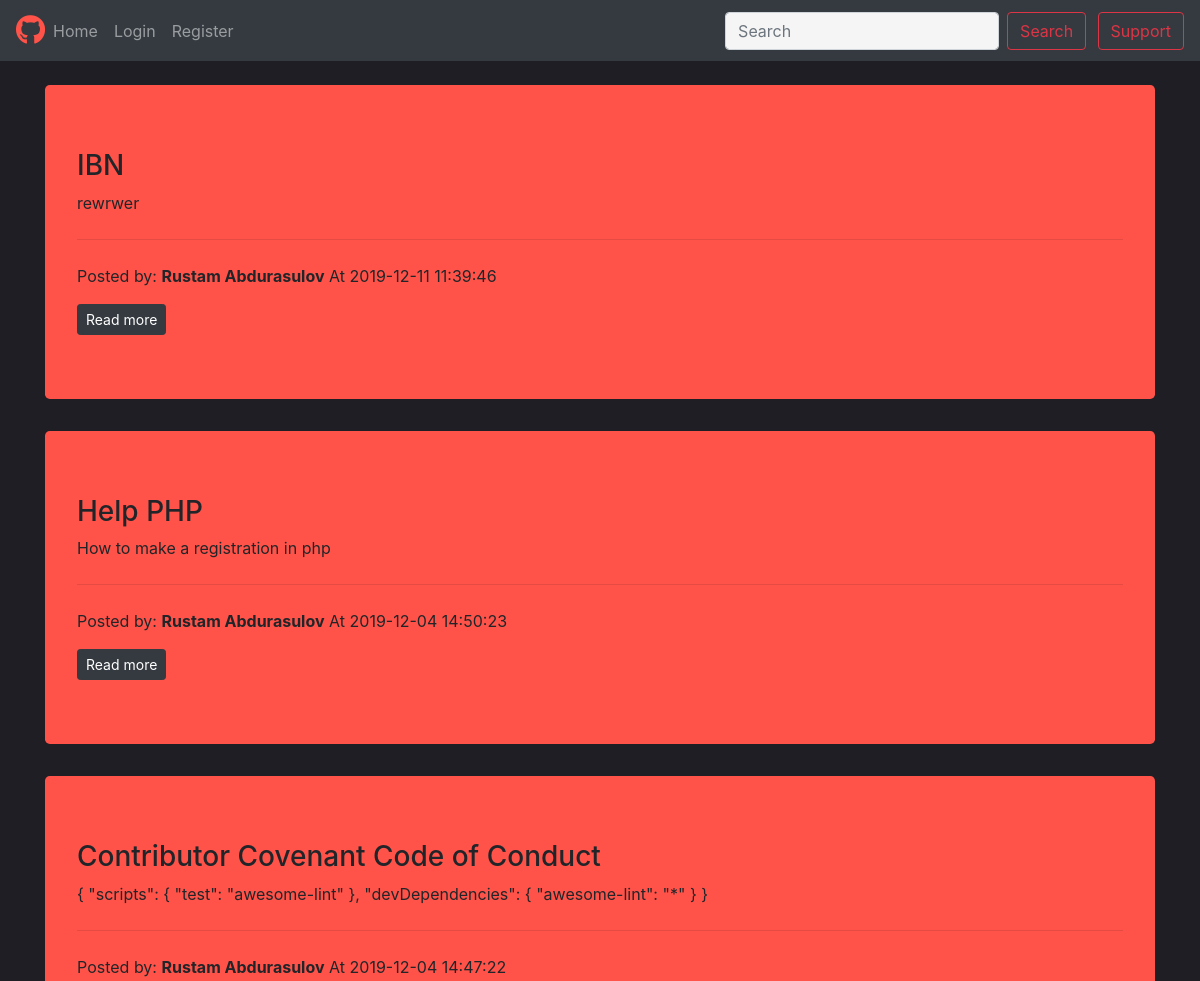
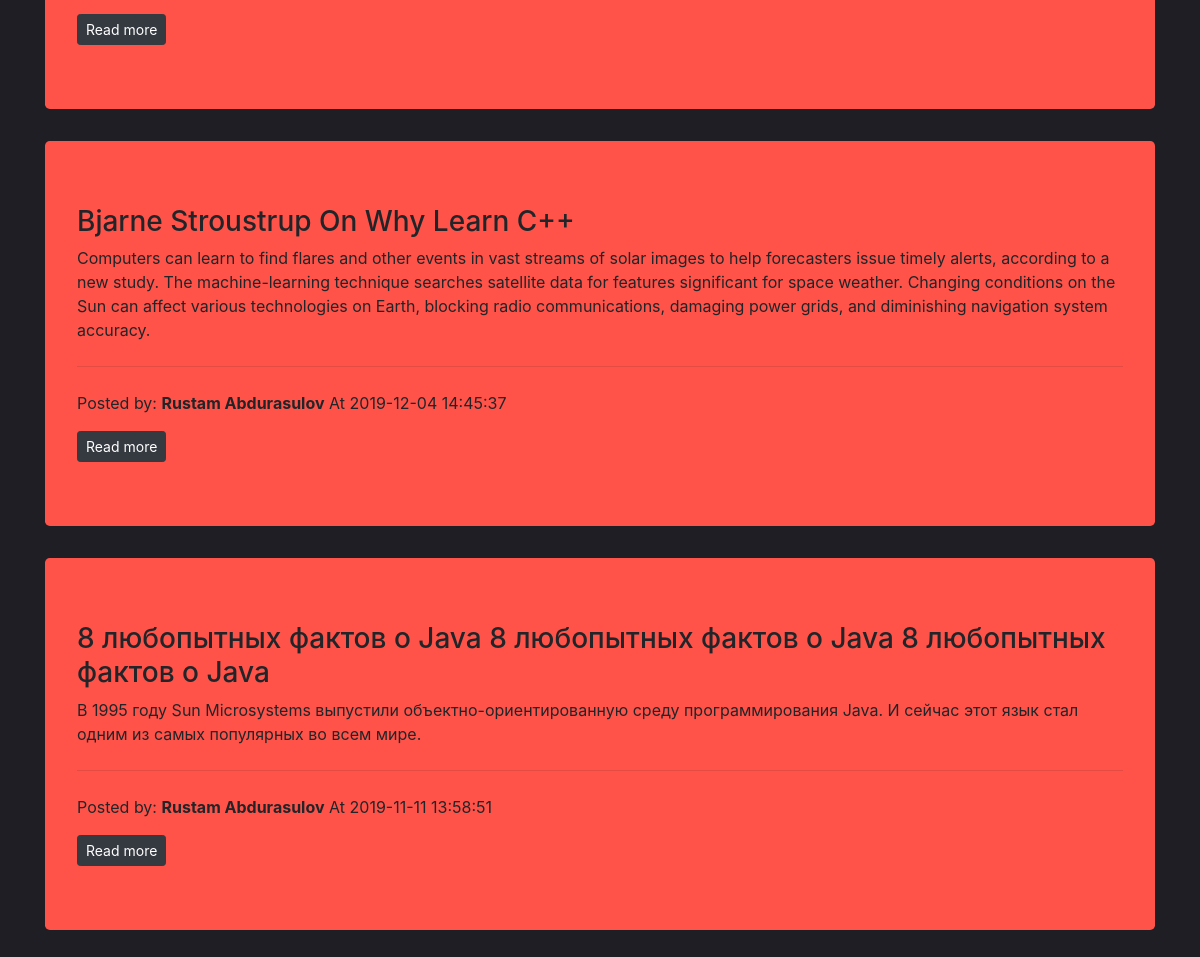
The page / on the database its author committed (2 pictures, top to bottom).
### tables this page shows
CREATE TABLE `blogs` (
  `id` int(11) NOT NULL,
  `user_id` int(11) NOT NULL,
  `title` text NOT NULL,
  `short_content` text NOT NULL,
  `content` text NOT NULL,
  `post_date` timestamp NOT NULL DEFAULT current_timestamp() ON UPDATE current_timestamp()
);

CREATE TABLE `users` (
  `id` int(11) NOT NULL,
  `email` varchar(200) NOT NULL,
  `password` varchar(40) NOT NULL,
  `full_name` varchar(200) NOT NULL,
  `ava` varchar(250) NOT NULL,
  `ava_type` varchar(20) NOT NULL
);

### core/db.php (called while the page is built, shortened)
<?php
	$connection = new PDO('mysql:host=localhost;dbname=final_project2','root','');
	function getAllBlogs(){
		global $connection;
		$query = $connection->prepare("
			SELECT b.id, b.user_id, b.title, b.short_content, b.post_date, u.full_name
			FROM blogs b
			LEFT OUTER JOIN users u ON u.id = b.user_id
			ORDER BY b.post_date DESC
		");
		$query->execute();
		$result = $query->fetchAll();
		return $result;
	}
?>

### index.php (the view, shortened to what this page needs)
<!DOCTYPE html>
<html>
	<head>
		<?php
			require_once "core/head.php";
		?>
	</head>
	<body style="background-color:#1E1E24";>
		<?php
			require_once "core/navbar.php";
		?>
		<div class="container mt-4">
			<?php
				$blogs = getAllBlogs();
				if($blogs!=null){
					foreach($blogs as $blog){
			?>
				<div class="jumbotron" style="background-color:#FF5349";>
				  <h3><?php echo htmlspecialchars($blog['title']);?></h3>
				  <p><?php echo htmlspecialchars($blog['short_content']);?></p>
				  <hr class="my-4">
				  <p>
				  	Posted by: <b><?php echo htmlspecialchars($blog['full_name']); ?></b>
				  	At <?php echo htmlspecialchars($blog['post_date']);?>
				  </p>
				  <a class="btn btn-dark btn-sm" href="readmore.php?id=<?php echo $blog['id'];?>" role="button">Read more</a>
				</div>
			<?php
					}
				}
			?>
		</div>
	</body>
</html>

### core/head.php (shortened to what this page needs)
<link rel="stylesheet" href="https://stackpath.bootstrapcdn.com/bootstrap/4.3.1/css/bootstrap.min.css">
            <link rel="stylesheet" href="https://use.fontawesome.com/releases/v5.11.2/css/all.css">

### core/navbar.php (shortened to what this page needs)
<?php
  if(isset($_SESSION['USER_SESSION'])){
?>
<nav class="navbar navbar-expand-lg navbar-dark  bg-dark">
  <a class="navbar-brand" href="index.php">
    <?php echo $_SESSION['USER_SESSION']['full_name'];?>
  </a>
  <button class="navbar-toggler" type="button" data-toggle="collapse" data-target="#navbarSupportedContent" aria-controls="navbarSupportedContent" aria-expanded="false" aria-label="Toggle navigation">
    <span class="navbar-toggler-icon"></span>
  </button>
  <div class="collapse navbar-collapse" id="navbarSupportedContent">
    <ul class="navbar-nav mr-auto">
      <li class="nav-item">
        <a class="nav-link" href="index.php">Home</a>
      </li>
      <li class="nav-item">
        <a class="nav-link" href="profile.php">Profile</a>
      </li>
      <li class="nav-item dropdown">
        <a class="nav-link dropdown-toggle" href="addblog.php" id="navbarDropdown" role="button" data-toggle="dropdown" aria-haspopup="true" aria-expanded="false">
         Add blog
        </a>
        <div class="dropdown-menu" aria-labelledby="navbarDropdown">
          <a class="dropdown-item" href="addblog.php">community
</a>
          <a class="dropdown-item" href="#">music</a>
          <div class="dropdown-divider"></div>
          <a class="dropdown-item" href="#">Something else here</a>
        </div>
      </li>
      <li class="nav-item">
        <a class="nav-link" href="logout.php">Logout</a>
      </li>
         <li class="nav-item">
        <a class="nav-link" href="contact.php">Contact  with us</a>
      </li>
    </ul>
    <?php
      $key = "";
      if(isset($_GET['key'])){
        $key = $_GET['key'];
      }
    ?>
    <form class="form-inline my-2 my-lg-0" action="search.php" method="get">
      <input   style="background-color:whitesmoke;" class="form-control mr-sm-2" type="search" placeholder="Search" aria-label="Search" name="key" value="<?php echo $key; ?>">
      <button class="btn btn-outline-danger my-2 my-sm-0" type="submit">Search</button>
    </form>
  </div>
</nav>
<?php
  }else{
?>
<nav class="navbar navbar-expand-lg navbar-dark bg-dark">
  <a style="color:#FF5349; font-size:30px;"  href="index.php"><i class="fab fa-github"></i></a>
  <div class="collapse navbar-collapse" id="navbarSupportedContent">
    <ul class="navbar-nav mr-auto">
      <li class="nav-item">
        <a class="nav-link" href="index.php">Home</a>
      </li>
      <li class="nav-item">
        <a class="nav-link" href="login.php">Login</a>
      </li>
      <li class="nav-item">
        <a class="nav-link" href="register.php">Register</a>
      </li>
    </ul>
    <?php
      $key = "";
    ?>
    <form class="form-inline my-2 my-lg-0" action="search.php" method="get">
      <input    style="background-color:whitesmoke;" class="form-control mr-sm-2" type="search" placeholder="Search" aria-label="Search" name="key" value="<?php echo $key; ?>">
      <button class="btn btn-outline-danger my-2 my-sm-0" type="submit">Search</button>
    </form>
<button type="button" class="btn btn-outline-danger" data-toggle="modal" data-target="#exampleModalLong" style="margin-left:1%">
  Support
</button>
  </div>
</nav>
<?php
  }
?>

### rows shown on the page
blogs: title "IBN", short_content "rewrwer", user.full_name "Rustam Abdurasulov", post_date "2019-12-11 11:39:46"
blogs: title "Help PHP", short_content "How to make a registration in php", user.full_name "Rustam Abdurasulov", post_date "2019-12-04 14:50:23"
blogs: title "Contributor Covenant Code of Conduct", short_content "{ \"scripts\": { \"test\": \"awesome-lint\" }, \"devDependencies\": { \"awesome-lint\": \"*\" } }", user.full_name "Rustam Abdurasulov", post_date "2019-12-04 14:47:22"
blogs: title "Bjarne Stroustrup On Why Learn C++", short_content "Computers can learn to find flares and other events in vast streams of solar images to help forecasters issue timely alerts, according to a new study. The machine-learning technique searches satellite data for features significant for space weather. Changing conditions on the Sun can affect various technologies on Earth, blocking radio communications, damaging power grids, and diminishing navigation system accuracy.", user.full_name "Rustam Abdurasulov", post_date "2019-12-04 14:45:37"
blogs: title "8 любопытных фактов о Java 8 любопытных фактов о Java 8 любопытных фактов о Java", short_content "В 1995 году Sun Microsystems выпустили объектно-ориентированную среду программирования Java. И сейчас этот язык стал одним из самых популярных во всем мире.", user.full_name "Rustam Abdurasulov", post_date "2019-11-11 13:58:51"
